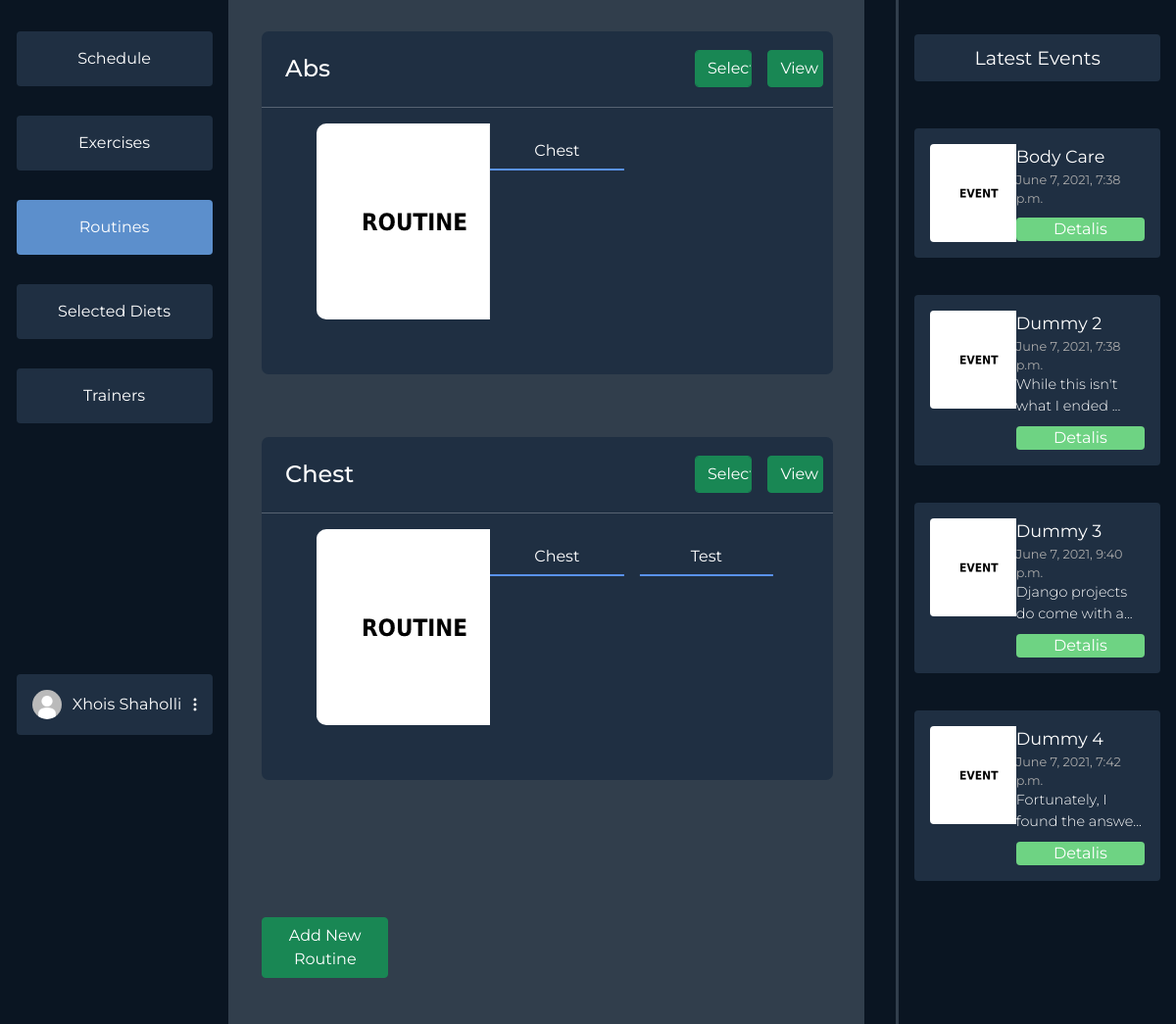
The page /dashboard/routines/ (signed in) on the database its author committed.
### users/models.py (models this page shows, shortened)
class Profile(models.Model):
    user = models.OneToOneField(User, on_delete=models.CASCADE)
    profile_photo = models.ImageField(
        upload_to='media/profiles/', default='profiles/default.jpg')
    height = models.FloatField(default=170.0)
    weight = models.FloatField(default=60.0)
    weight_goal = models.FloatField(default=70.0)
    GENDER_CHOICES = (('F', 'Female'), ('M', 'Male'), ('O', 'Other'))
    gender = models.CharField(
        max_length=9, choices=GENDER_CHOICES, default=GENDER_CHOICES[0])
    FREQUENCY = (
        ('3x', '3 Times a Week'),
        ('4x', '4 Times a Week'),
        ('5x', '5 Times a Week'),
        ('6x', '6 Times a Week'),
    )
    week_frequency = models.CharField(
        max_length=20, choices=FREQUENCY, default=FREQUENCY[0])
    profile_complete = models.BooleanField(default=False)
    selected_diets = models.ManyToManyField(DietPlan, blank=True)
    age = models.IntegerField(null=True)

### dashboards/models.py (models this page shows, shortened)
class Routine(models.Model):
    owner = models.ForeignKey(User, on_delete=CASCADE,
                              related_name='%(class)s_username', null=True)
    title = models.CharField(max_length=60, blank=True)
    selected_by = models.ManyToManyField(User)
    desc = models.TextField(blank=True)
    thumbnail = models.ImageField(
        upload_to='routines/', default='routines/default.jpg')
    exercises = models.ManyToManyField(Exercise)
    days = models.CharField(max_length=60, blank=True)

class Exercise(models.Model):
    owner = models.ForeignKey(User, on_delete=CASCADE,
                              related_name='%(class)s_username', null=True)
    selected_by = models.ManyToManyField(User)
    title = models.CharField(max_length=60, blank=True)
    reps = models.IntegerField(default=3, blank=True)
    desc = models.TextField(blank=True)
    link = models.CharField(max_length=300, blank=True)

class Event(models.Model):
    title = models.CharField(max_length=60, blank=True)
    date = models.DateTimeField(default=datetime.now(), blank=True)
    desc = models.TextField(blank=True)
    thumbnail = models.ImageField(
        upload_to='events/', default='events/default.jpg')

### dashboards/user_views.py (the view, shortened to what this page needs)
# urls.py: path('routines/', user_views.routines,
@login_required(login_url='login')
def routines(request):
    events = Event.objects.all()[:4]
    routines = Routine.objects.all()
    context = {'options': ROUTINES_NAV, 'events': events, 'routines': routines}
    return render(request, 'dashboards/user/routines.html', context)

### dashboards/templates/dashboards/user/routines.html (shortened to what this page needs)
{% extends 'dashboards/user/dashboard.html' %}
{% load static %}
{% block styles %}
<link rel="stylesheet" href="{% static 'css/dashboards/routines.css' %}">
{% endblock styles %}
{% block middle %}
<div class="routines">
    {% for routine in routines %}
    <div class="routine-card">
        <div class="header">
            <h4>{{routine.title}}</h4>
            <div class="buttons">
                {% if request.user in routine.selected_by.all %}
                <div class="selected">Selected <img id="tick" src="{% static 'svg/tick.svg' %}"> </div>
                {% else %}
                <div class="trash">
                <form action="{% url 'userdashboard-routines' %}" method="POST">
                        <input class="form-control btn btn-success " type="submit" value="Select">
                </form>
                </div>
                {% endif %}
                {% if routine.owner == user %}
                <a id="view" class="btn btn-success" href="{% url 'userdashboard-routine-details' routine.id %}">Edit</a>
                {% else %}
                <a id="view" class="btn btn-success" href="{% url 'userdashboard-routine-details' routine.id %}">View</a>
                {% endif %}
             </div>
        </div>
        <hr/>
        <div class="routine-body">
            <div class="routine-thumbnail">
                <div class="thumbnail"><img src="{{routine.thumbnail.url}}" alt=""></div>
            </div>
            <div class="exercise-grid">
                {% for exercise in routine.exercises.all %}
                <a href="{% url 'userdashboard-exercise-details' exercise.id %}" class="exlink">{{exercise.title}}</a>
                {% endfor %}
            </div>
        </div>
    </div>
    {% endfor %}
</div>
    <a id="addroutine" class="btn btn-success" href="{% url 'create-routine' %}">Add New Routine</a>
{% endblock middle %}

### dashboards/templates/dashboards/user/dashboard.html (shortened to what this page needs)
{% load static %}
<html>
  <head>
    <link href="https://cdn.jsdelivr.net/npm/bootstrap@5.0.1/dist/css/bootstrap.min.css" rel="stylesheet">
    <link rel="stylesheet" href="{% static 'css/dashboards/main.css' %}">
    <link rel="stylesheet" href="https://cdn.jsdelivr.net/npm/bootstrap-select@1.13.14/dist/css/bootstrap-select.min.css">
    {% block styles %}
    {% endblock styles %}
  </head>
  <body>
  {% block content %}
  {% if user.is_authenticated %}
  <div class="mycontainer">
    <div class="navigation">
      <div class="nav-col">
        <div class="options">
          {% for key, item in options.items %}
            {% if item.isActive %}
            <a class="option-active" href="/dashboard/{{item.url}}">{{ item.name }}</a>
            {% else %}
            <a class="option" href="/dashboard/{{item.url}}">{{ item.name }}</a>
            {% endif %}
          {% endfor %}
        </div>
        <div class="profile-wrapper">
          <div class="user-btn">
            <div class="profile-pic"><img src="{{ user.profile.profile_photo.url }}" alt=""></div>
            {% if user.first_name %}
            <span>{{user.get_full_name}}</span>
            {% else %}
            <span>{{user.username}}</span>
            {% endif %}
            <div class="three-dot"><img src="{% static 'svg/3dots.svg' %}" alt=""></div>
          </div>
        </div>
      </div>
      <div class="divider"></div>
    </div>
    <div class="middle">
    {% block middle %}
    {% endblock middle %}
    </div>
    <div class="events-section">
      <div class="divider"></div>
      <div class="events">
        <div class="latest">
          Latest Events
        </div>
        <div class="items overflow-auto">
        {% for item in events %}
          <div class="event-item">
            <div class="event-item-left">
              <div class="event-thumb"><img src="{{item.thumbnail.url}}"></div>
            </div>
            <div class="event-item-right">
              <div class="title">{{item.title}}</div>
              <div class="date">{{item.date}}</div>
              {% if item.desc|length > 30 %}
                <div class="desc">{{item.desc|slice:":30"}}...</div>
              {% else %}
                <div class="desc">{{item.desc}}</div>
              {% endif %}
              <div class="details">Detalis</div>
            </div>
          </div>
        {% endfor %}
        </div>
      </div>
    </div>
  </div>
  {% endif %}
  {% endblock content %}
  </body>
<html>

### static/css/dashboards/main.css (style rules this page uses)
* { margin: 0; font-family: "Montserrat", sans-serif; overflow: hidden; }
body { background-color: #0a1522; }
.mycontainer { display: flex; flex-direction: row; justify-content: space-between; }
.navigation { width: 20vw; }
.nav-col { display: flex; flex-direction: column; align-items: flex-end; margin: 1em; }
.options { margin-left: 7em; display: flex; flex-direction: column; justify-content: space-between; margin-top: 1em; height: 400px; }
.option { background-color: #1f2f42; color: #fff; padding: 1em; padding-right: 1em; padding-left: 1em; width: 200px; text-align: center; border-radius: 4px; }
a { text-decoration: none; }
.option-active { background-color: #5c8fcc; color: #fff; padding: 1em; padding-right: 1em; padding-left: 1em; width: 200px; text-align: center; border-radius: 4px; }
.user-btn { background-color: #1f2f42; color: #fff; padding: 1em; padding-right: 1em; padding-left: 1em; width: 200px; text-align: center; border-radius: 4px; margin-top: 16em; display: flex; flex-direction: row; align-items: center; justify-content: space-between; }
.profile-pic img { height: 30px; border-radius: 50%; width: auto; }
.navigation { display: flex; flex-direction: row; }
.divider { background-color: #313e4c; width: 4px; height: 100vh; margin: 0; padding: 0; z-index: 10; }
.middle { margin-right: 2em; width: 55vw; background-color: #313e4c; }
.events-section { margin-right: 1em; width: 23vw; display: flex; flex-direction: row; }
.event-thumb img { width: 100px; height: auto; border-radius: 4px; }
.latest { margin-top: 1em; background-color: #1f2f42; color: white; border-radius: 4px; padding: 0.5em 1em 0.5em 1em; text-align: center; font-size: 1.2em; }
.events { margin-top: 1em; margin-left: 1em; display: flex; flex-direction: column; color: white; width: 100%; }
.items { height: 200px; max-height: 800px; margin-top: 2em; display: flex; flex-direction: column; justify-content: space-between; height: 100%; }
.event-item { background-color: #1f2f42; border-radius: 4px; padding: 1em; display: flex; flex-direction: row; margin: 1em 0 1em 0; }
.event-item-left { width: 40%; }
.event-item-right { width: 60%; }
.event-item-right .title { font-size: 1.1em; }
.event-item-right .date { font-size: 0.8em; color: rgb(170, 170, 170); }
.event-item-right .desc { font-weight: 300; font-size: 0.9em; }
.event-item-right .details { margin-top: 10px; background-color: #6ed383; border-radius: 4px; text-align: center; }

### static/css/dashboards/routines.css (style rules this page uses)
.routines { display: flex; flex-direction: column; height: 85vh; overflow-y: auto; margin-top: 2em; }
.btn { color: white; }
.routine-card { background-color: #1f2f42; margin-left: 2em; margin-right: 2em; margin-bottom: 4em; border-radius: 7px; color: white; min-height: 350px; height: 350px; }
h2, h4 { margin-top: 1em; margin-left: 1em; margin-bottom: 1em; }
hr { margin: 0; margin-bottom: 1em; }
.header { display: flex; flex-direction: row; justify-content: space-between; align-items: center; }
.exercise-grid { display: grid; grid-template-columns: repeat(2, 1fr); gap: 1em; width: 70%; }
.exlink { text-align: center; height: 3em; padding: 1em; border-bottom: 2px solid#5992ed; border-radius: none; color: white; text-decoration: none; transition: ease-in 0.2s; }
.routine-body { display: flex; flex-direction: row; width: 80%; justify-content: space-between; transform: translate(12%, 0); }
.thumbnail > img { border-radius: 10px; width: 200px; height: auto; }
#addroutine { width: 20%; margin-left: 2em; margin-top: 1em; }
.buttons { width: 30%; display: flex; flex-direction: row; align-items: center; align-self: center; justify-content: center; padding: 10px; }
.trash { margin-left: 1.5em; transition: ease-in 0.3s; }
#view { margin-left: 1em; }

### rows shown on the page
Routine: title "Abs", shows "View", thumbnail (placeholder picture)
Exercise: title "Chest"
Routine: title "Chest", shows "View", thumbnail (placeholder picture)
Exercise: title "Test"
Event: thumbnail (placeholder picture), title "Body Care", date "June 7, 2021, 7:38 p.m."
Event: thumbnail (placeholder picture), title "Dummy 2", date "June 7, 2021, 7:38 p.m.", desc "While this isn't what I ended"
Event: thumbnail (placeholder picture), title "Dummy 3", date "June 7, 2021, 9:40 p.m.", desc "Django projects do come with a"
Event: thumbnail (placeholder picture), title "Dummy 4", date "June 7, 2021, 7:42 p.m.", desc "Fortunately, I found the answe"

### other values the page prints
{{ item.name }} "Schedule" "Exercises" "Selected Diets" "Trainers"
{{ item.name }} "Routines"
{{ user.get_full_name }} "Xhois Shaholli"
